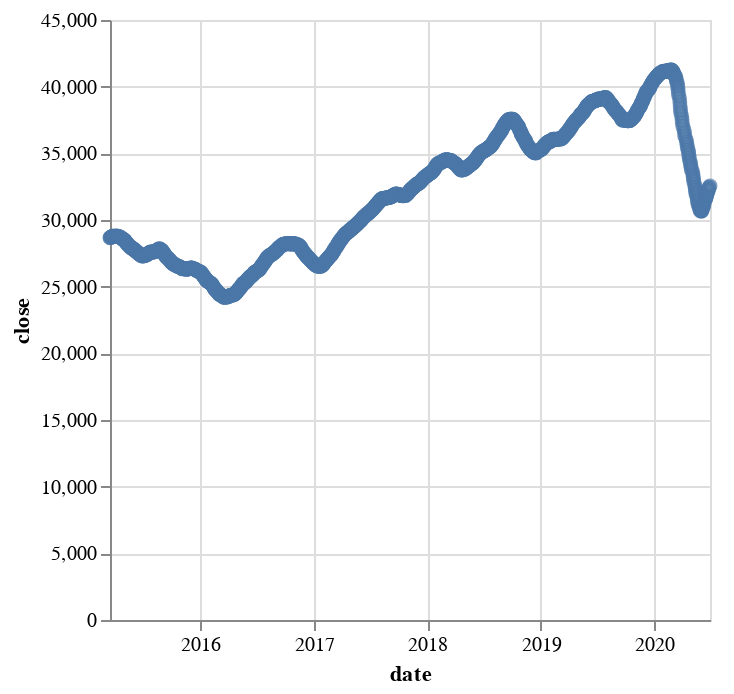

The notebook cell saved with this chart:
### Code cell
alt.Chart(altdata_fiftydays).mark_point().encode(
    x='date',
    y='close'
)

### Figure 1 — Vega-Lite specification as saved in the notebook (floating-point values rounded to 4 significant figures; data arrays with more than 128 entries replaced by an {"elided": "..."} marker saying what was removed)
{"config": {"view": {"continuousWidth": 300, "continuousHeight": 300}}, "data": {"name": "data-0bf0bf8d1fb7b1e5304307f055941b80"}, "mark": {"type": "point"}, "encoding": {"x": {"field": "date", "type": "temporal"}, "y": {"field": "close", "type": "quantitative"}}, "$schema": "https://vega.github.io/schema/vega-lite/v5.16.3.json", "datasets": {"data-0bf0bf8d1fb7b1e5304307f055941b80": {"elided": "1295 records"}}}
